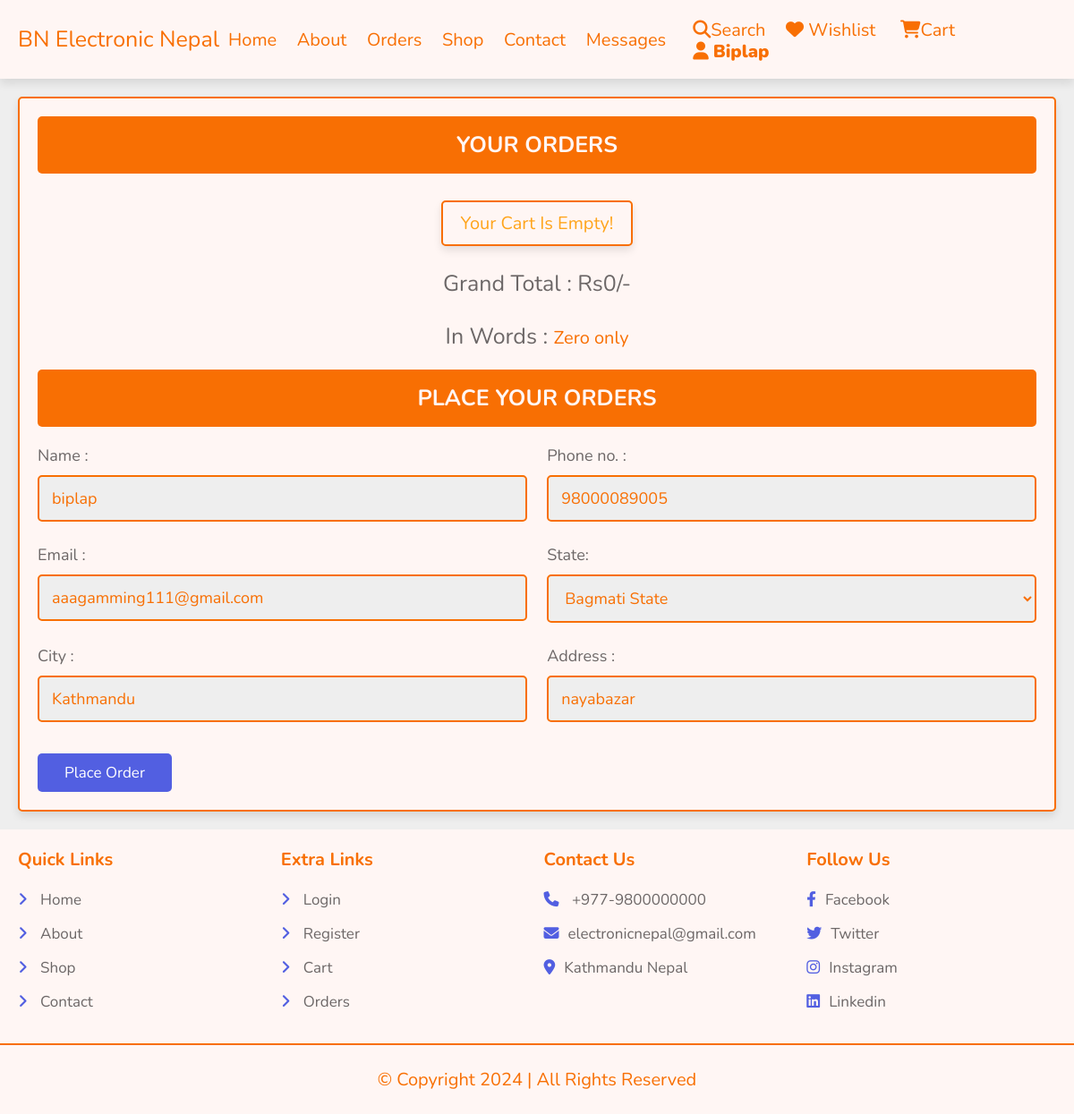
Page /checkout.php (signed in) on the committed database.
### tables this page shows
CREATE TABLE `users` (
  `id` int(100) NOT NULL,
  `name` varchar(20) NOT NULL,
  `email` varchar(50) NOT NULL,
  `phone` varchar(15) NOT NULL,
  `password` varchar(50) NOT NULL,
  `state` varchar(50) NOT NULL,
  `city` varchar(50) NOT NULL,
  `address` varchar(100) NOT NULL,
  `user_status` tinyint(1) NOT NULL DEFAULT 1,
  `user_picture` varchar(200) NOT NULL,
  `admin_blocker` int(100) DEFAULT NULL,
  `admin_UNblocker` int(100) DEFAULT NULL,
  `code` varchar(10) NOT NULL
);

### checkout.php (the view, shortened to what this page needs)
<?php
include 'components/connect.php';
if (isset($_SESSION['user_id'])) {
    $user_id = $_SESSION['user_id'];
    include 'admin/blocked_user.php';
} else {
    $user_id = '';
    header('location:user_login.php');
}
?>
<!DOCTYPE html>
<html lang="en">
<head>
    <link rel="stylesheet" href="https://cdnjs.cloudflare.com/ajax/libs/font-awesome/6.1.1/css/all.min.css">
    <link rel="stylesheet" href="css/style.css?v=<?php echo Time()?>">
</head>
<body>
    <?php include 'components/user_header.php'; ?>
    <section class="checkout-orders">
        <form action="" method="POST" id="checkoutForm">
            <h3>Your orders</h3>
            <div class="display-orders">
                <?php
                    $grand_total = 0;
                    $cart_items = array();
                    $select_cart = $conn->prepare("SELECT products.id AS pid, products.p_name, products.price, cart.quantity FROM `cart` INNER JOIN `products` ON cart.pid = products.id WHERE cart.user_id = ?");
                    $select_cart->execute([$user_id]);
                    if ($select_cart->rowCount() > 0) {
                        while ($fetch_cart = $select_cart->fetch(PDO::FETCH_ASSOC)) {
                            $cart_items[] = $fetch_cart['p_name'] . ' (' . $fetch_cart['price'] . ' x ' . $fetch_cart['quantity'] . ')';
                            $total_products = implode(', ', $cart_items);
                            $grand_total += ($fetch_cart['price'] * $fetch_cart['quantity']);
                        ?>
                <p>
                    <?= $fetch_cart['p_name']; ?>
                    <span>(<?= 'Rs ' . $fetch_cart['price'] . ' * ' . $fetch_cart['quantity']; ?>)</span>
                </p>
                <?php
                        }
                    } else {
                        echo '<p class="empty">Your cart is empty!</p>';
                    }
                            $user_name = $conn->prepare("SELECT * FROM `users` WHERE id = ?");
                            $user_name->execute([$user_id]);
                            if ($user_name->rowCount() > 0) {
                                while ($fetch_userDetails = $user_name->fetch(PDO::FETCH_ASSOC)) {
                                    $userName = $fetch_userDetails['name'];
                                    $userEmail = $fetch_userDetails['email'];
                                    $userPhone = $fetch_userDetails['phone'];
                                    $userCity = $fetch_userDetails['city'];
                                    $userAddress = $fetch_userDetails['address'];
                                }
                            }
                        ?>
                <div class="grand-total">Grand Total : Rs<span id="grand_total"></span><?= $grand_total; ?></span>/-
                </div>
                <div class="grand-total-words">In Words : <span id="word_payment"></span>
                </div>
            </div>
            <h3>Place your orders</h3>
            <div class="flex">
                <div class="inputBox">
                    <span>Name :</span>
                    <input type="text" value="<?= htmlspecialchars($userName) ?>" name="name" readonly
                        placeholder="Name" class="box" maxlength="20" id="usersName" required>
                </div>
                <div class="inputBox">
                    <span>Phone no. :</span>
                    <input type="number" value="<?= htmlspecialchars($userPhone) ?>" name="number" readonly
                        placeholder="Number" class="box" min="0" id="phone" required>
                </div>
                <div class="inputBox">
                    <span>Email :</span>
                    <input type="email" value="<?= htmlspecialchars($userEmail) ?>" name="email" placeholder="Email"
                        readonly class="box" maxlength="50" id="email" required>
                </div>
                <div class="inputBox">
                    <span>State:</span>
                    <select name="state" class="box" id="statename" required>
                        <option value="Bagmati State"
                            <?= ($fetch_profile["state"] == 'Bagmati State') ? 'selected' : ''; ?>>Bagmati State
                        </option>
                    </select>
                </div>
                <div class="inputBox">
                    <span>City :</span>
                    <input type="text" value="<?= htmlspecialchars($userCity) ?>" name="city" id="city"
                        placeholder="e.g. kathmandu" class="box" maxlength="50" required>
                </div>
                <div class="inputBox">
                    <span>Address :</span>
                    <input type="text" value="<?= htmlspecialchars($userAddress) ?>" name="flat" id="address"
                        placeholder="e.g.Tole" class="box" maxlength="500" required>
                </div>
                <div id="submit-button">
                    <input type="submit" name="order" class="btn placeOrder" value="Place order" id="checkoutForm">
                </div>
            </div>
        </form>
    </section>
    <?php include 'components/footer.php'; ?>
</body>
</html>

### components/user_header.php (shortened to what this page needs)
<?php
$select_messages = $conn->prepare("SELECT sent_msg.admin_reply FROM sent_msg WHERE user_id = ?");
$select_messages->execute([$user_id]);
$number_of_messages = $select_messages->rowCount();
?>
<header class="header">
    <section class="flex">
        <a href="home.php" class="logo">BN Electronic Nepal</a>
        <nav class="navbar">
            <a href="home.php">Home</a>
            <a href="about.php">About</a>
            <a href="orders.php">Orders</a>
            <a href="shop.php">Shop</a>
            <a href="contact.php">Contact</a>
            <?php
if ($user_id) {
    echo '<a href="inbox.php">Messages<span' . (($number_of_messages >= 1) ? ' id="message_counter"' : ' id="message_counter_remove"') . '>'
        . (($number_of_messages >= 1) ? $number_of_messages : '') . '</span></a>';
} else {
    echo "";
}
?>
        </nav>
        <div class="icons">
            <a href="search_page.php"><i class="fas fa-search"></i>Search</a>
            <?php
            if($user_id===""){
                echo'<a href="user_login.php"><i class="fas fa-heart"></i>Wishlist<span></a>';
                echo'<a href="user_login.php"><i class="fas fa-shopping-cart"></i>Cart<span></a>';
                echo'<div id="user-btn" class="fas fa-user">';
                echo '<span>Login</span>';
                echo '</div>';
            }else{
            $select_profile = $conn->prepare("SELECT * FROM `users` WHERE id = ?");
            $select_profile->execute([$user_id]);
            if ($select_profile->rowCount() > 0){
                $fetch_profile = $select_profile->fetch(PDO::FETCH_ASSOC);
                ?>
            <a href="wishlist.php">
                <i class="fas fa-heart"></i> Wishlist
            </a>
            <a href="cart.php"><i class="fas fa-shopping-cart"></i>Cart</a>
            <div id="user-btn" class="fas fa-user">
                <span> <?= $fetch_profile["name"]; ?></span>
            </div>
            <?php }} ?>
        </div>
            <?php
       $select_profile = $conn->prepare("SELECT * FROM `users` WHERE id = ?");
       $select_profile->execute([$user_id]);
       if ($select_profile->rowCount() > 0){
           $fetch_profile = $select_profile->fetch(PDO::FETCH_ASSOC);
            ?>
            <?php
            }
         ?>
    </section>
</header>

### css/style.css (style rules this page uses)
:root { --main-color:#525FE1; --orange:#FFA41B; --white:#FFF6F4; --orangeDark:#F86F03; --fontcolor:rgb(255, 255, 255); --light-color:#6c6767; --light-bg:#eee; --border:.2rem solid var(--orangeDark); --box-shadow:0 .5rem 1rem rgba(0,0,0,.1); }
* { font-family: 'Nunito', sans-serif; margin:0; padding:0; box-sizing: border-box; outline: none; border:none; text-decoration: none; }
html { font-size: 62.5%; overflow-x: hidden; }
body { background-color: var(--light-bg); }
section { padding:2rem; max-width: 1200px; margin:0 auto; }
.btn,.btnRed, .delete-btn, .option-btn { display: block; width: 100%; margin-top: 1rem; border-radius: .5rem; padding:1rem 3rem; font-size: 1.7rem; text-transform: capitalize; color:var(--fontcolor); cursor: pointer; text-align: center; }
.btn { background-color: var(--main-color); }
.empty { padding:1.5rem; background-color: var(--white); border: var(--border); box-shadow: var(--box-shadow); text-align: center; color:var(--orange); border-radius: .5rem; font-size: 2rem; text-transform: capitalize; }
.header { position: sticky; top:0; left:0; right:0; background-color: var(--white); box-shadow: var(--box-shadow); z-index: 1000; }
#user-btn { text-transform: capitalize; }
.header .flex { display: flex; align-items: center; justify-content: space-between; position: relative; }
.header .flex .logo { font-size: 2.5rem; color:var(--orangeDark); }
.header .flex .navbar a { margin:0 1rem; font-size: 2rem; color:var(--orangeDark); }
.header .flex .icons > * { margin-left: 2rem; font-size: 2rem; cursor: pointer; color:var(--orangeDark); }
.display-orders { text-align: center; padding-bottom: 0; }
.display-orders p { display: inline-block; padding:1rem 2rem; margin:1rem .5rem; font-size: 2rem; text-align: center; border:var(--border); background-color: var(--white); box-shadow: var(--box-shadow); border-radius: .5rem; }
.display-orders .grand-total { margin-top: 1.5rem; margin-bottom: 2.5rem; font-size: 2.5rem; color:var(--light-color); }
.display-orders .grand-total-words { margin-top: 1rem; margin-bottom: 2rem; font-size: 2.5rem; color:var(--light-color); }
.display-orders .grand-total span , .display-orders .grand-total-words span { color:var(--orangeDark); font-size: 2rem; }
.checkout-orders form { padding:2rem; border:var(--border); background-color: var(--white); box-shadow: var(--box-shadow); border-radius: .5rem; }
.checkout-orders form h3 { border-radius: .5rem; background-color: var(--orangeDark); color:var(--white); padding:1.5rem 1rem; text-align: center; text-transform: uppercase; margin-bottom: 2rem; font-size: 2.5rem; }
.checkout-orders form .flex { display: flex; flex-wrap: wrap; gap:1.5rem; justify-content: space-between; }
.checkout-orders form .flex .inputBox { width: 49%; }
.checkout-orders form .flex .inputBox .box { width: 100%; border:var(--border); border-radius: .5rem; font-size: 1.8rem; color:var(--orangeDark); padding:1.2rem 1.4rem; margin:1rem 0; background-color: var(--light-bg); }
.checkout-orders form .flex .inputBox span { font-size: 1.8rem; color:var(--light-color); }

### rows in the picture
users: name "Biplap", name "biplap", number "98000089005", email "aaagamming111@gmail.com", state "Bagmati State", city "Kathmandu", flat "nayabazar"

### other values in the picture
$grand_total "0"
